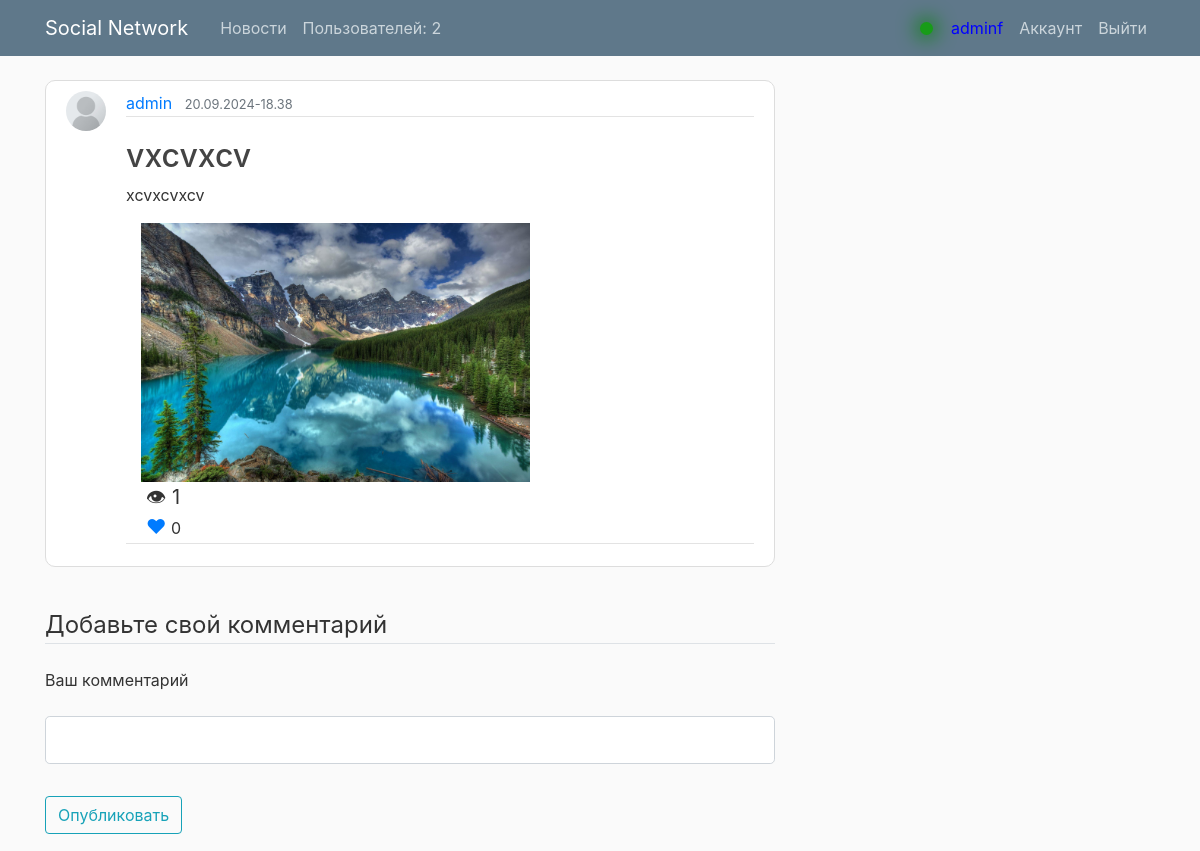
The app's page /post/1 (signed in) with its own data.
### flaskblog/models.py (models this page shows, shortened)
class User(db.Model, UserMixin):
    id = db.Column(db.Integer, primary_key=True)
    username = db.Column(db.String(20), unique=True, nullable=False)
    email = db.Column(db.String(120), unique=True, nullable=False)
    image_file = db.Column(db.String(20), nullable=False, default='default.jpg')
    password = db.Column(db.String(60), nullable=False)
    posts = db.relationship('Post', backref='author', lazy=True)
    last_seen = db.Column(db.DateTime)
    user_status = db.Column(db.String(40), nullable=True, default="Лучший пользователь проекта")
    liked = db.relationship(
        'PostLike',
        foreign_keys='PostLike.user_id',
        backref='user', lazy='dynamic')
    def has_liked_post(self, post):
        return PostLike.query.filter(
            PostLike.user_id == self.id,
            PostLike.post_id == post.id).count() > 0

class Post(db.Model):
    id = db.Column(db.Integer, primary_key=True)
    title = db.Column(db.String(100), nullable=False)
    content = db.Column(db.Text, nullable=False)
    post_image = db.Column(db.String(30), nullable=False, default='default.jpg')
    views = db.Column(db.Integer, default=0)
    likes = db.relationship('PostLike', backref='post', lazy='dynamic')
    user_id = db.Column(db.Integer, db.ForeignKey('user.id'), nullable=False)
    comments = db.relationship('Comment', backref='comment_post', lazy=True, cascade='all, delete-orphan')
    date_posted = db.Column(db.DateTime, nullable=False, default=datetime.now)

### flaskblog/routes.py (the view, shortened to what this page needs)
@app.route("/post/<int:post_id>", methods=['GET', 'POST'])
def post(post_id):
    post = Post.query.get_or_404(post_id)
    user_id = db.session.query(User).count()
    comment = Comment.query.filter_by(post_id=post.id).order_by(db.desc(Comment.date_comment)).all()
    post.views += 1
    db.session.commit()
    commentform = AddCommentForm()
    return render_template('post.html', title=post.title, post=post, post_id=post.id, commentform=commentform, comment=comment, user_id=user_id)

### flaskblog/forms.py
class AddCommentForm(FlaskForm):
    body = StringField('Ваш комментарий', validators=[InputRequired()])
    submit = SubmitField('Опубликовать')

### flaskblog/models.py (called while the page is built)
@login_manager.user_loader
def load_user(user_id):
    return User.query.get(int(user_id))

### flaskblog/templates/post.html (shortened to what this page needs)
{% extends "layout.html" %}
{% block content %}
  <article class="media content-section">
    <img class="rounded-circle account-img" src="{{ url_for('static', filename='profile_pics/' + post.author.image_file) }}">
    <div class="media-body">
      <div class="article-metadata">
        <a class="mr-2" href="{{ url_for('user_posts', username=post.author.username) }}">{{ post.author.username }}</a>
        <small class="text-muted">{{ post.date_posted.strftime("%d.%m.%Y-%H.%M") }}</small>
      </div>
      <h2 class="article-title">{{ post.title }}</h2>
      <p class="article-content">{{ post.content }}</p>
      <div class="article-metadata">
        <img class="img-fluid col-md-8" src="{{ url_for('static', filename='post_pics/' + post.post_image) }}">
        <div class="post_stat_side">
          <div class="left_side_stat_post">&#128065; {{ post.views }}</div>
          {% if current_user.has_liked_post(post) %}
              <a href="{{ url_for('like_action', post_id=post.id, action='unlike') }}" class="right_side_stat_post">&#10084;</a>
              {% else %}
              <a href="{{ url_for('like_action', post_id=post.id, action='like')}}" class="right_side_stat_post">&#10084;</a>
              {% endif %}
              {{ post.likes.count() }}
        </div>
    </div>
    </div>
  </article>
    {% if current_user.is_authenticated %}
      <div class="content_comment">
      <form method="POST" action="{{ url_for('post', post_id=post.id) }}">
        <fieldset class="form-group">
          <legend class="border-bottom mb-4">Добавьте свой комментарий</legend>
          <div class="form-group">
            {{ commentform.body.label(class="form-control-label") }}
            {% if commentform.body.errors %}
              {{ commentform.body(class="form-control form-control-lg is-invalid") }}
              <div class="invalid-feedback">
                {% for error in commentform.body.errors %}
                  <span>{{ error }}</span>
                {% endfor %}
              </div>
            {% else %}
              {{ commentform.body(class="form-control form-control-lg") }}
            {% endif %}
          </div>
        </fieldset>
      </div>
        <div class="form-group">
          {{ commentform.submit(class="btn btn-outline-info") }}
        </div>
      {% endif %}
  </div>
{% endblock content %}

### flaskblog/templates/layout.html (shortened to what this page needs)
<!DOCTYPE html>
<html>
<head>
    <link rel="stylesheet" href="https://maxcdn.bootstrapcdn.com/bootstrap/4.0.0/css/bootstrap.min.css">
    <link rel="stylesheet" type="text/css" href="{{ url_for('static', filename='main.css') }}">
</head>
<body>
    <header class="site-header">
      <nav class="navbar navbar-expand-md navbar-dark bg-steel fixed-top">
        <div class="container">
          <a class="navbar-brand mr-4" href="/">Social Network</a>
          <div class="collapse navbar-collapse" id="navbarToggle">
            <div class="navbar-nav mr-auto">
              <a class="nav-item nav-link" href="">Новости</a>
              <a href="{{ url_for('all_users') }}" class="nav-item nav-link">Пользователей: {{ user_id }}</a></div>
            <div class="navbar-nav">
              {% if current_user.is_authenticated %}
                <div class="online_status">
                <div class="online_user"></div>
                <div class="current_user nav-item nav-link" ><small>{{ current_user.username }}</small></div>
                </div>
                <a class="nav-item nav-link" href="{{ url_for('account') }}">Аккаунт</a>
                <a class="nav-item nav-link" href="{{ url_for('logout') }}">Выйти</a>
              {% else %}
                <a class="nav-item nav-link" href="{{ url_for('login') }}">Авторизация</a>
                <a class="nav-item nav-link" href="{{ url_for('register') }}">Регистрация</a>
              {% endif %}
            </div>
            </div>
          </div>
      </nav>
    </header>
    <main role="main" class="container">
      <div class="row">
        <div class="col-md-8">
          {% block content %}{% endblock %}
        </div>
    </main>
</body>
</html>

### flaskblog/static/main.css (style rules this page uses)
body { background: #fafafa; color: #333333; margin-top: 5rem; }
h1, h2, h3, h4, h5, h6 { color: #444444; }
.bg-steel { background-color: #5f788a; }
.site-header .navbar-nav .nav-link { color: #cbd5db; }
.content-section { background: #ffffff; padding: 10px 20px 2px; border: 1px solid #dddddd; border-radius: 10px; margin-bottom: 40px; }
.article-title { color: #444444; }
.article-content { white-space: pre-line; }
.article-metadata { padding-bottom: 1px; margin-bottom: 20px; border-bottom: 1px solid #e3e3e3 }
.account-img { height: 40px; width: 40px; margin-right: 20px; margin-bottom: 16px; }
.left_side_stat_post { margin-left:20px; font-size: 20px; }
.right_side_stat_post { margin-left:20px; font-size: 20px; text-decoration: none; cursor: pointer; }
.online_status { height: 30px; display: flex; align-items: center; margin-top: 5px; }
.online_user { width: 13px; height: 13px; background-color: rgb(24, 156, 24); border-radius: 200px; text-align: right; box-shadow: 0px 0px 20px 3px green; }
.current_user { text-align: right; color: blue; margin-left: 10px; align-self: center; }
.current_user small { font-style: cursive; color: blue; font-size: 16px; }

### records on screen
User: username "adminf"
User: image_file (placeholder picture), author.username "admin"
Post: date_posted "20.09.2024-18.38", title "vxcvxcv", content "xcvxcvxcv", post_image (picture), views "1"

### other values on screen
{{ user_id }} "2"
{{ post.likes.count() }} "0"
{{ commentform.body.label(class="form-control-label") }} "Ваш комментарий"
